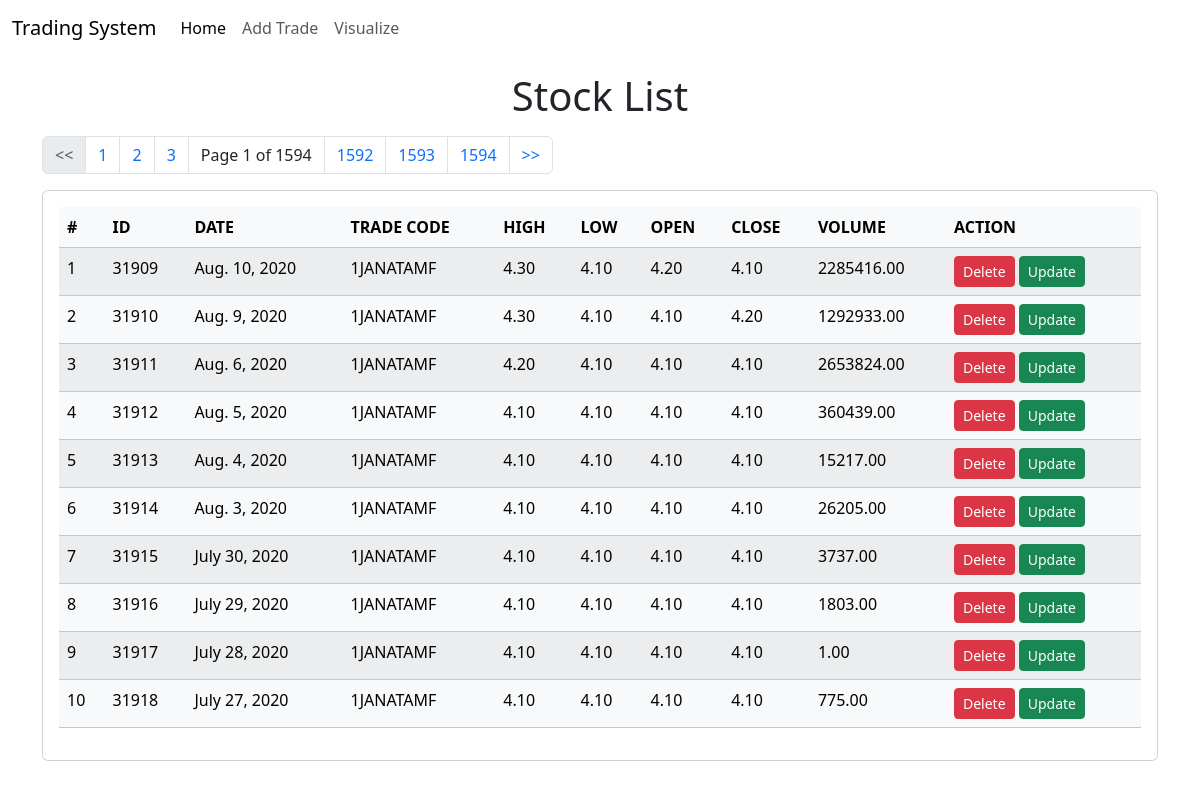
The app's page /, older data.
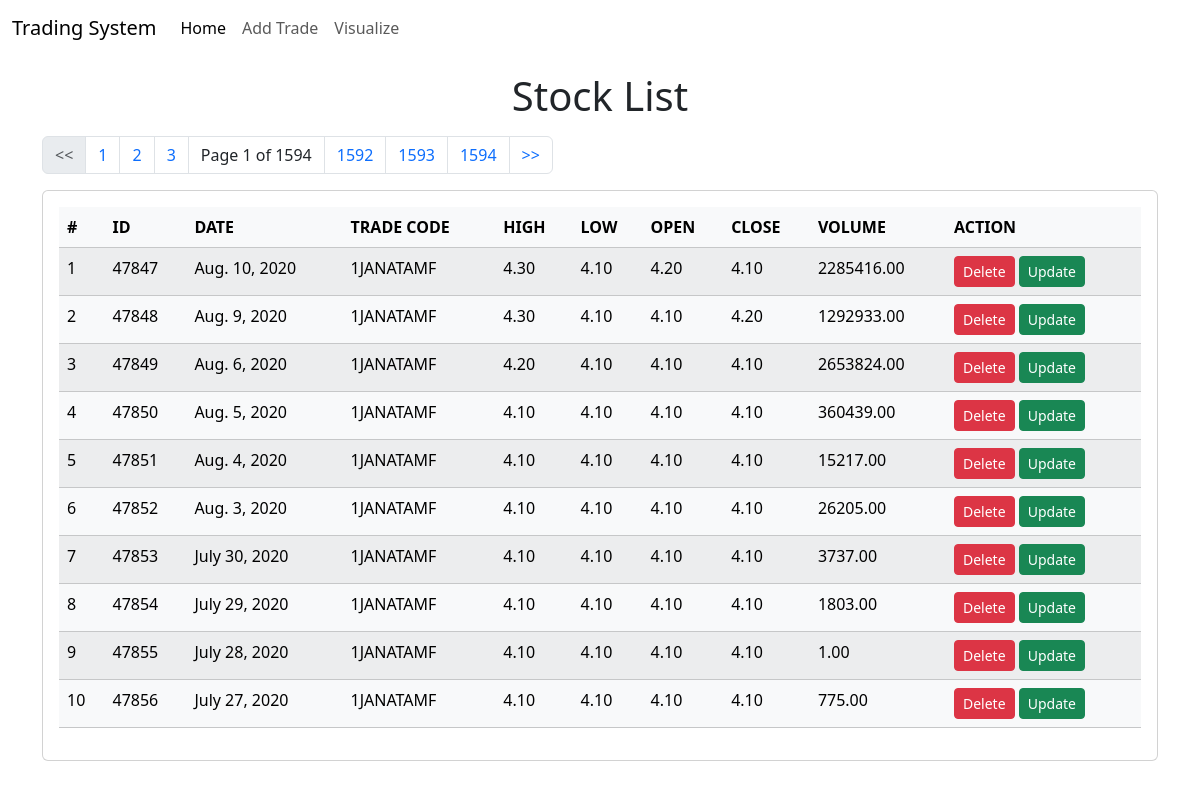
The same page, newer data.
### trade/models.py (models this page shows)
class Stock(models.Model):
    objects = models.Manager()
    id = AutoField(primary_key=True)
    date = models.DateField()
    trade_code = models.CharField(max_length=30)
    high = models.DecimalField(max_digits=15, decimal_places=2)
    low = models.DecimalField(max_digits=15, decimal_places=2)
    open = models.DecimalField(max_digits=15, decimal_places=2)
    close = models.DecimalField(max_digits=15, decimal_places=2)
    volume = models.DecimalField(max_digits=15, decimal_places=2)

### trade/views.py (the view)
# urls.py: path("", views.index, name="index"),
def index(request):
    _pageNumber = pageNumber
    if request.GET.get('page') is None:
        if 'page' not in request.session:
            pass
        else:
            return redirect("/?page=" + str(request.session['page']))
    else:
        _pageNumber = request.GET.get('page')
        if _pageNumber == "-1": _pageNumber = Stock.objects.count()
    request.session['page'] = _pageNumber
    request.session.modified = True
    try:
        queryset = Stock.objects.get_queryset().order_by('id')
        stocks_paginated = Paginator(queryset, perPage)
    except Exception as e:
        messages.error(request, repr(e))
        return redirect("/?page=1")
    page = stocks_paginated.get_page(_pageNumber)
    prev_page = 0
    if page.has_previous():
        prev_page = page.previous_page_number()
    return render(request, "trade/index.html",
                  {'stocks': page, 'prevElementCount': prev_page * perPage})

### trade/templates/trade/index.html (shortened to what this page needs)
<!doctype html>
<html lang="en">
<head>
    {% load bootstrap5 %}
    {% bootstrap_css %}
</head>
<body>
{% load mathfilters %}
{% include 'trade/navbar.html' %}
<h1 class="text-center my-3">Stock List</h1>
<div class="container">
    <div class="my-2 mx-auto">
        {% include 'trade/pagination.html' with page_obj=stocks only%}
    </div>
    <div class="row">
        <div class="col-md-12">
            <div class="card">
                <div class="card-body">
                    <table class="table table-light table-striped table-hover">
                        <thead>
                        <tr>
                            <th>#</th>
                            <th>ID</th>
                            <th>DATE</th>
                            <th>TRADE CODE</th>
                            <th>HIGH</th>
                            <th>LOW</th>
                            <th>OPEN</th>
                            <th>CLOSE</th>
                            <th>VOLUME</th>
                            <th>ACTION</th>
                        </tr>
                        </thead>
                        <tbody>
                        {% for stock in stocks %}
                        <tr>
                            <td>{{forloop.counter|add:prevElementCount}}</td>
                            <td>{{stock.id}}</td>
                            <td>{{stock.date}}</td>
                            <td>{{stock.trade_code}}</td>
                            <td>{{stock.high}}</td>
                            <td>{{stock.low}}</td>
                            <td>{{stock.open}}</td>
                            <td>{{stock.close}}</td>
                            <td>{{stock.volume}}</td>
                            <td>
                                <a href="/delete/{{stock.id}}"
                                   class="btn btn-danger btn-sm">Delete</a>
                                <a href="/update/{{stock.id}}"
                                   class="btn btn-success btn-sm">Update</a>
                            </td>
                        </tr>
                        {%endfor%}
                        </tbody>
                    </table>
                </div>
            </div>
        </div>
    </div>
</div>
</body>
</html>

Row changes from the older to the newer data that the page shows:
removed Stock: id "31909", date "Aug. 10, 2020", trade_code "1JANATAMF", high "4.30", low "4.10", open "4.20", close "4.10", volume "2285416.00"
removed Stock: id "31910", date "Aug. 9, 2020", trade_code "1JANATAMF", high "4.30", low "4.10", open "4.10", close "4.20", volume "1292933.00"
removed Stock: id "31911", date "Aug. 6, 2020", trade_code "1JANATAMF", high "4.20", low "4.10", open "4.10", close "4.10", volume "2653824.00"
removed Stock: id "31912", date "Aug. 5, 2020", trade_code "1JANATAMF", high "4.10", low "4.10", open "4.10", close "4.10", volume "360439.00"
removed Stock: id "31913", date "Aug. 4, 2020", trade_code "1JANATAMF", high "4.10", low "4.10", open "4.10", close "4.10", volume "15217.00"
removed Stock: id "31914", date "Aug. 3, 2020", trade_code "1JANATAMF", high "4.10", low "4.10", open "4.10", close "4.10", volume "26205.00"
removed Stock: id "31915", date "July 30, 2020", trade_code "1JANATAMF", high "4.10", low "4.10", open "4.10", close "4.10", volume "3737.00"
removed Stock: id "31916", date "July 29, 2020", trade_code "1JANATAMF", high "4.10", low "4.10", open "4.10", close "4.10", volume "1803.00"
removed Stock: id "31917", date "July 28, 2020", trade_code "1JANATAMF", high "4.10", low "4.10", open "4.10", close "4.10", volume "1.00"
removed Stock: id "31918", date "July 27, 2020", trade_code "1JANATAMF", high "4.10", low "4.10", open "4.10", close "4.10", volume "775.00"
added Stock: id "47847", date "Aug. 10, 2020", trade_code "1JANATAMF", high "4.30", low "4.10", open "4.20", close "4.10", volume "2285416.00"
added Stock: id "47848", date "Aug. 9, 2020", trade_code "1JANATAMF", high "4.30", low "4.10", open "4.10", close "4.20", volume "1292933.00"
added Stock: id "47849", date "Aug. 6, 2020", trade_code "1JANATAMF", high "4.20", low "4.10", open "4.10", close "4.10", volume "2653824.00"
added Stock: id "47850", date "Aug. 5, 2020", trade_code "1JANATAMF", high "4.10", low "4.10", open "4.10", close "4.10", volume "360439.00"
added Stock: id "47851", date "Aug. 4, 2020", trade_code "1JANATAMF", high "4.10", low "4.10", open "4.10", close "4.10", volume "15217.00"
added Stock: id "47852", date "Aug. 3, 2020", trade_code "1JANATAMF", high "4.10", low "4.10", open "4.10", close "4.10", volume "26205.00"
added Stock: id "47853", date "July 30, 2020", trade_code "1JANATAMF", high "4.10", low "4.10", open "4.10", close "4.10", volume "3737.00"
added Stock: id "47854", date "July 29, 2020", trade_code "1JANATAMF", high "4.10", low "4.10", open "4.10", close "4.10", volume "1803.00"
added Stock: id "47855", date "July 28, 2020", trade_code "1JANATAMF", high "4.10", low "4.10", open "4.10", close "4.10", volume "1.00"
added Stock: id "47856", date "July 27, 2020", trade_code "1JANATAMF", high "4.10", low "4.10", open "4.10", close "4.10", volume "775.00"
